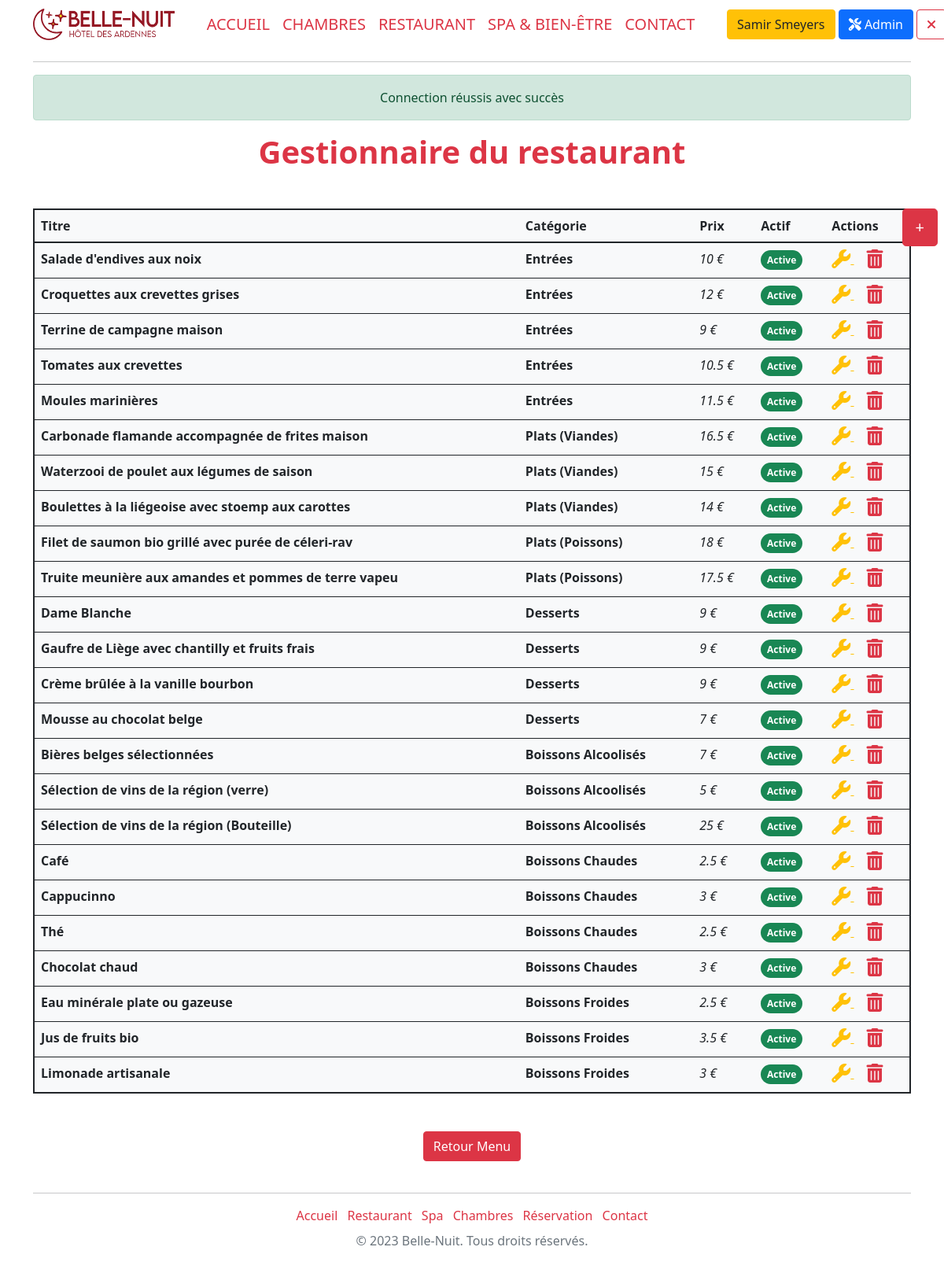
Page /adminRestaurant (signed in) on the committed database.
### tables this page shows
CREATE TABLE `restaurant` (
  `product_id` int(11) NOT NULL,
  `product_title` varchar(255) NOT NULL,
  `id_restocategory` int(11) NOT NULL,
  `product_price` float NOT NULL,
  `product_active` tinyint(1) NOT NULL DEFAULT 1
);

CREATE TABLE `category_restaurant` (
  `restocategory_id` int(11) NOT NULL,
  `restocategory_name` varchar(40) NOT NULL
);

### models/Model.class.php (called while the page is built, shortened)
<?php
abstract class Model{
    private static $pdo;
    private static function setBdd(){
        self::$pdo = new PDO("mysql:host=localhost;dbname=hotel;charset=utf8", "root", "");
        self::$pdo->setAttribute(PDO::ATTR_ERRMODE, PDO::ERRMODE_WARNING);
    }
    protected function getBdd(){
        return self::$pdo;
    }
}

### models/FrontManager.model.php (called while the page is built, shortened)
<?php
require_once("Model.class.php");
class FrontManager extends Model
{
    public function getRestaurants() {
        $stmt = $this->getBdd()->prepare('SELECT r.product_id,r.product_title, r.product_price, r.product_active, c.restocategory_name
                                        FROM restaurant r
                                        INNER JOIN category_restaurant c ON r.id_restocategory = c.restocategory_id
                                        ORDER BY r.id_restocategory;');
        $stmt->execute();
        $getRestaurants = $stmt->fetchAll(PDO::FETCH_ASSOC);
        return $getRestaurants;
    }
}

### views/main/back/adminRestaurant.view.php (the view)
<h1 class='text-center my-3 text-danger fw-bolder mb-5'>Gestionnaire du restaurant</h1>
<a href="adminAddResto"><button class="btn btn-danger btn-lg position-fixed top-1 end-0 me-2">+</button></a>
<table class="table container bg-light p-5 rounded mb-5 border border-2 border-dark">
    <thead class="bg-light">
    <tr>
        <th>Titre</th>
        <th>Catégorie</th>
        <th>Prix</th>
        <th>Actif</th>
        <th>Actions</th>
    </tr>
    </thead>
    <tbody>
    <?php foreach ($restaurants as $product) :
        $statusBadge = ($product['product_active'] == 1) ? '<span class="badge bg-success rounded-pill d-inline">Active</span>' : '<span class="badge bg-danger rounded-pill d-inline">Inactive</span>';
        ?>
        <tr>
            <td>
                <p class="fw-bold mb-1"><?= $product["product_title"] ?></p>
            </td>
            <td>
                <p class="fw-bold mb-1"><?= $product["restocategory_name"] ?></p>
            </td>
            <td>
                <p class="fst-italic mb-1 text-start"><?= $product["product_price"] ?> €</p>
            </td>
            <td><?= $statusBadge ?></td>
            <td>
                <a href="adminEditResto&id=<?= $product['product_id'] ?>" class="text-warning">
                    <i class="fa-solid fa-wrench fa-xl"></i>
                </a>
                <a href="adminDelResto&id=<?= $product['product_id'] ?>" onclick="return confirm('Êtes-vous sûr de vouloir supprimer cet élément ?')" class="ms-3 text-danger">
                    <i class="fa-solid fa-xl fa-trash-can"></i>
                </a>
            </td>
        </tr>
    <?php endforeach; ?>
    </tbody>
</table>
<div class="text-center">
    <a href="admin" class="btn btn-danger">Retour Menu</a>
</div>

### rows in the picture
restaurant: product_title "Salade d'endives aux noix", id_restocategory.restocategory_name "Entrées", product_price "10", product_active "Active"
restaurant: product_title "Croquettes aux crevettes grises", id_restocategory.restocategory_name "Entrées", product_price "12", product_active "Active"
restaurant: product_title "Terrine de campagne maison", id_restocategory.restocategory_name "Entrées", product_price "9", product_active "Active"
restaurant: product_title "Tomates aux crevettes", id_restocategory.restocategory_name "Entrées", product_price "10.5", product_active "Active"
restaurant: product_title "Moules marinières", id_restocategory.restocategory_name "Entrées", product_price "11.5", product_active "Active"
restaurant: product_title "Carbonade flamande accompagnée de frites maison", id_restocategory.restocategory_name "Plats (Viandes)", product_price "16.5", product_active "Active"
restaurant: product_title "Waterzooi de poulet aux légumes de saison", id_restocategory.restocategory_name "Plats (Viandes)", product_price "15", product_active "Active"
restaurant: product_title "Boulettes à la liégeoise avec stoemp aux carottes", id_restocategory.restocategory_name "Plats (Viandes)", product_price "14", product_active "Active"
restaurant: product_title "Filet de saumon bio grillé avec purée de céleri-rav", id_restocategory.restocategory_name "Plats (Poissons)", product_price "18", product_active "Active"
restaurant: product_title "Truite meunière aux amandes et pommes de terre vapeu", id_restocategory.restocategory_name "Plats (Poissons)", product_price "17.5", product_active "Active"
restaurant: product_title "Dame Blanche", id_restocategory.restocategory_name "Desserts", product_price "9", product_active "Active"
restaurant: product_title "Gaufre de Liège avec chantilly et fruits frais", id_restocategory.restocategory_name "Desserts", product_price "9", product_active "Active"
restaurant: product_title "Crème brûlée à la vanille bourbon", id_restocategory.restocategory_name "Desserts", product_price "9", product_active "Active"
restaurant: product_title "Mousse au chocolat belge", id_restocategory.restocategory_name "Desserts", product_price "7", product_active "Active"
restaurant: product_title "Bières belges sélectionnées", id_restocategory.restocategory_name "Boissons Alcoolisés", product_price "7", product_active "Active"
restaurant: product_title "Sélection de vins de la région (verre)", id_restocategory.restocategory_name "Boissons Alcoolisés", product_price "5", product_active "Active"
restaurant: product_title "Sélection de vins de la région (Bouteille)", id_restocategory.restocategory_name "Boissons Alcoolisés", product_price "25", product_active "Active"
restaurant: product_title "Café", id_restocategory.restocategory_name "Boissons Chaudes", product_price "2.5", product_active "Active"
restaurant: product_title "Cappucinno", id_restocategory.restocategory_name "Boissons Chaudes", product_price "3", product_active "Active"
restaurant: product_title "Thé", id_restocategory.restocategory_name "Boissons Chaudes", product_price "2.5", product_active "Active"
restaurant: product_title "Chocolat chaud", id_restocategory.restocategory_name "Boissons Chaudes", product_price "3", product_active "Active"
restaurant: product_title "Eau minérale plate ou gazeuse", id_restocategory.restocategory_name "Boissons Froides", product_price "2.5", product_active "Active"
restaurant: product_title "Jus de fruits bio", id_restocategory.restocategory_name "Boissons Froides", product_price "3.5", product_active "Active"
restaurant: product_title "Limonade artisanale", id_restocategory.restocategory_name "Boissons Froides", product_price "3", product_active "Active"

### other values in the picture
$_SESSION["surname"] "Samir"
$_SESSION["name"] "Smeyers"
$_SESSION['alert']['message'] "Connection réussis avec succès"
